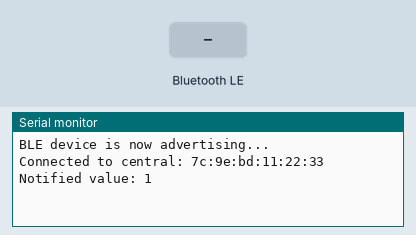
This sketch was run on a simulated Arduino Nano 33 IoT. On the bench: the last lines printed to the serial monitor. The test bench sets the inputs (shaded band). Nothing arrives over Bluetooth unless stated; a phone connects over Bluetooth LE 3 s after start.

Above: at 4.8 s.
4.9 s: Bluetooth LE write "1" received
At 5.4 s:
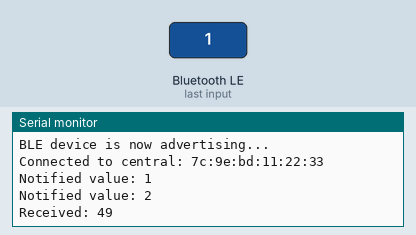
6.5 s: Bluetooth LE write "0" received
At 7.8 s:
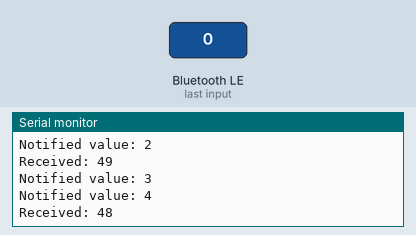
8.0 s: Bluetooth LE write "2" received
At 8.8 s:
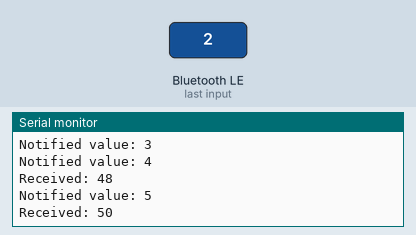
Timing chart, 0 to 11.0 s (numbered marks = the images above; inputs shaded):
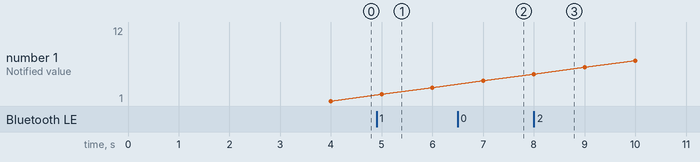

The sketch:

CustomCharTest.ino
```cpp
//This file uses a custom characteristic and sends a byte of data every second.

#include <ArduinoBLE.h>
#include <string>

// Define a custom service and characteristic UUID
#define SERVICE_UUID "12345678-1234-5678-1234-56789abcdef0"
#define CHARACTERISTIC_UUID "abcdef01-1234-5678-1234-56789abcdef0"

BLEService customService(SERVICE_UUID); // Create the custom service
BLECharacteristic customCharacteristic(
    CHARACTERISTIC_UUID,
    BLERead | BLEWrite | BLENotify, // Add BLENotify to enable notifications
    20                              // Max size of the characteristic value
);

void setup() {
  Serial.begin(9600);
  while (!Serial);

  if (!BLE.begin()) {
    Serial.println("Starting BLE failed!");
    while (1);
  }

  // Set the local name and the advertised service
  BLE.setLocalName("NANO33");
  BLE.setDeviceName("NANO33");
  BLE.setAdvertisedService(customService);

  // Add the characteristic to the service
  customService.addCharacteristic(customCharacteristic);
  uint8_t value = 0;  // Example numeric value
  customCharacteristic.writeValue(&value, 1);

  // Add the service
  BLE.addService(customService);

  // Start advertising
  BLE.advertise();
  Serial.println("BLE device is now advertising...");
}

void loop() {
  // Listen for BLE connections
  BLEDevice central = BLE.central();

  if (central) {
    Serial.print("Connected to central: ");
    Serial.println(central.address());

    // While connected
    while (central.connected()) {
      if (customCharacteristic.written()) {
        // Get the raw data and its length
        const uint8_t* data = customCharacteristic.value();
        size_t length = customCharacteristic.valueLength();

        // Print the received value
        Serial.print("Received: ");
        Serial.println(*data);
      }

      // Check if there is Serial input
      // if (Serial.available()) {
      //   String input = Serial.readStringUntil('\n'); // Read a line from Serial
      //   if (input.length() > 0) {
      //     customCharacteristic.writeValue(input.c_str()); // Write to BLE characteristic
      //     Serial.print("Sent to BLE: ");
      //     Serial.println(input);
      //   }
      // }

      static uint16_t counter = 0;
      delay(1000);  // Wait 1 second
      counter++;
      customCharacteristic.writeValue(&counter, 1);  // Update characteristic value
      Serial.print("Notified value: ");
      Serial.println(counter);
    }

    Serial.print("Disconnected from central: ");
    Serial.println(central.address());
  }
}
```

Measured:
- after the input at 4.9 s, the serial monitor: prints a new line after 0.10 s (image 1)
- after the input at 6.5 s, the serial monitor: prints a new line after 0.50 s (image 2)
- after the input at 8.0 s, the serial monitor: prints a new line at once (image 3)
